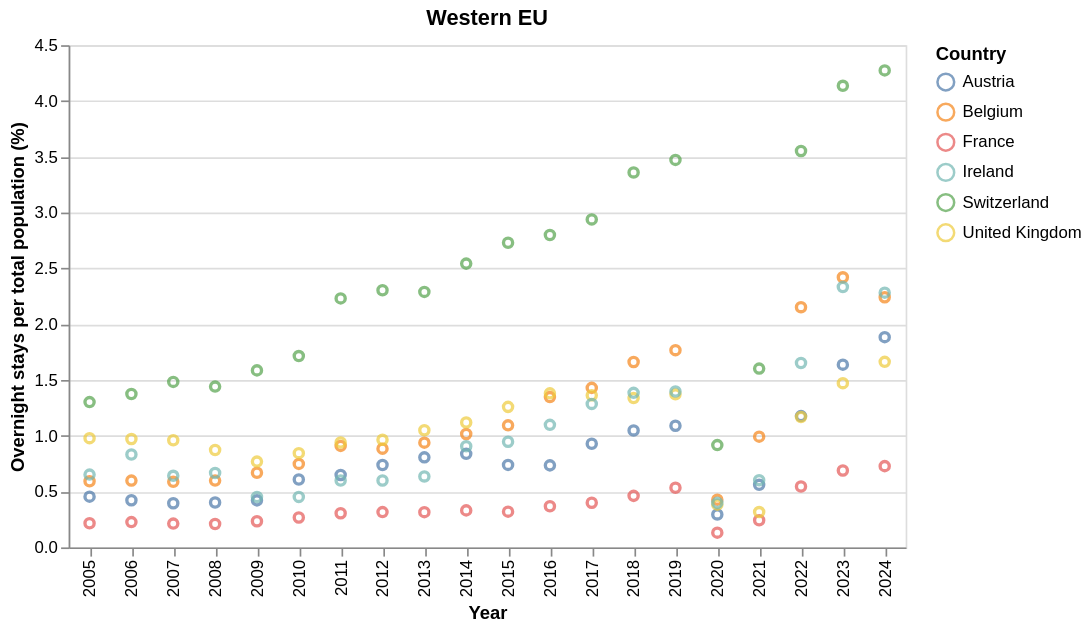

The code cell stored with this chart in its notebook:
### Markdown cell above
!["Big hitters"](../images/big_hitters.png)

### Code cell
charts['west_eu']

### Figure 1 — Vega-Lite specification as saved in the notebook (floating-point values rounded to 4 significant figures)
{"config": {"view": {"continuousWidth": 300, "continuousHeight": 300}, "scale": {"zero": true}}, "data": {"name": "data-068598a842f107fceb06db5ad212f891"}, "mark": {"type": "point", "tooltip": true}, "encoding": {"color": {"field": "country", "title": "Country", "type": "nominal"}, "x": {"field": "str_year", "title": "Year", "type": "nominal"}, "y": {"field": "scaled", "title": "Overnight stays per total population (%)", "type": "quantitative"}}, "title": "Western EU", "width": 500, "$schema": "https://vega.github.io/schema/vega-lite/v6.1.0.json", "datasets": {"data-068598a842f107fceb06db5ad212f891": [{"iso_code": "AUT", "year": 2005, "country": "Austria", "scaled": 0.4547, "str_year": "2005"}, {"iso_code": "AUT", "year": 2006, "country": "Austria", "scaled": 0.4224, "str_year": "2006"}, {"iso_code": "AUT", "year": 2007, "country": "Austria", "scaled": 0.3957, "str_year": "2007"}, {"iso_code": "AUT", "year": 2008, "country": "Austria", "scaled": 0.4026, "str_year": "2008"}, {"iso_code": "AUT", "year": 2009, "country": "Austria", "scaled": 0.4214, "str_year": "2009"}, {"iso_code": "AUT", "year": 2010, "country": "Austria", "scaled": 0.6087, "str_year": "2010"}, {"iso_code": "AUT", "year": 2011, "country": "Austria", "scaled": 0.6489, "str_year": "2011"}, {"iso_code": "AUT", "year": 2012, "country": "Austria", "scaled": 0.7386, "str_year": "2012"}, {"iso_code": "AUT", "year": 2013, "country": "Austria", "scaled": 0.8068, "str_year": "2013"}, {"iso_code": "AUT", "year": 2014, "country": "Austria", "scaled": 0.8385, "str_year": "2014"}, {"iso_code": "AUT", "year": 2015, "country": "Austria", "scaled": 0.7393, "str_year": "2015"}, {"iso_code": "AUT", "year": 2016, "country": "Austria", "scaled": 0.735, "str_year": "2016"}, {"iso_code": "AUT", "year": 2017, "country": "Austria", "scaled": 0.929, "str_year": "2017"}, {"iso_code": "AUT", "year": 2018, "country": "Austria", "scaled": 1.048, "str_year": "2018"}, {"iso_code": "AUT", "year": 2019, "country": "Austria", "scaled": 1.09, "str_year": "2019"}, {"iso_code": "AUT", "year": 2020, "country": "Austria", "scaled": 0.2952, "str_year": "2020"}, {"iso_code": "AUT", "year": 2021, "country": "Austria", "scaled": 0.5606, "str_year": "2021"}, {"iso_code": "AUT", "year": 2022, "country": "Austria", "scaled": 1.177, "str_year": "2022"}, {"iso_code": "AUT", "year": 2023, "country": "Austria", "scaled": 1.637, "str_year": "2023"}, {"iso_code": "AUT", "year": 2024, "country": "Austria", "scaled": 1.884, "str_year": "2024"}, {"iso_code": "BEL", "year": 2005, "country": "Belgium", "scaled": 0.5924, "str_year": "2005"}, {"iso_code": "BEL", "year": 2006, "country": "Belgium", "scaled": 0.5985, "str_year": "2006"}, {"iso_code": "BEL", "year": 2007, "country": "Belgium", "scaled": 0.5879, "str_year": "2007"}, {"iso_code": "BEL", "year": 2008, "country": "Belgium", "scaled": 0.5986, "str_year": "2008"}, {"iso_code": "BEL", "year": 2009, "country": "Belgium", "scaled": 0.6687, "str_year": "2009"}, {"iso_code": "BEL", "year": 2010, "country": "Belgium", "scaled": 0.7478, "str_year": "2010"}, {"iso_code": "BEL", "year": 2011, "country": "Belgium", "scaled": 0.9093, "str_year": "2011"}, {"iso_code": "BEL", "year": 2012, "country": "Belgium", "scaled": 0.8845, "str_year": "2012"}, {"iso_code": "BEL", "year": 2013, "country": "Belgium", "scaled": 0.9386, "str_year": "2013"}, {"iso_code": "BEL", "year": 2014, "country": "Belgium", "scaled": 1.016, "str_year": "2014"}, {"iso_code": "BEL", "year": 2015, "country": "Belgium", "scaled": 1.094, "str_year": "2015"}, {"iso_code": "BEL", "year": 2016, "country": "Belgium", "scaled": 1.347, "str_year": "2016"}, {"iso_code": "BEL", "year": 2017, "country": "Belgium", "scaled": 1.429, "str_year": "2017"}, {"iso_code": "BEL", "year": 2018, "country": "Belgium", "scaled": 1.661, "str_year": "2018"}, {"iso_code": "BEL", "year": 2019, "country": "Belgium", "scaled": 1.767, "str_year": "2019"}, {"iso_code": "BEL", "year": 2020, "country": "Belgium", "scaled": 0.4276, "str_year": "2020"}, {"iso_code": "BEL", "year": 2021, "country": "Belgium", "scaled": 0.9925, "str_year": "2021"}, {"iso_code": "BEL", "year": 2022, "country": "Belgium", "scaled": 2.152, "str_year": "2022"}, {"iso_code": "BEL", "year": 2023, "country": "Belgium", "scaled": 2.42, "str_year": "2023"}, {"iso_code": "BEL", "year": 2024, "country": "Belgium", "scaled": 2.241, "str_year": "2024"}, {"iso_code": "CHE", "year": 2005, "country": "Switzerland", "scaled": 1.302, "str_year": "2005"}, {"iso_code": "CHE", "year": 2006, "country": "Switzerland", "scaled": 1.375, "str_year": "2006"}, {"iso_code": "CHE", "year": 2007, "country": "Switzerland", "scaled": 1.483, "str_year": "2007"}, {"iso_code": "CHE", "year": 2008, "country": "Switzerland", "scaled": 1.441, "str_year": "2008"}, {"iso_code": "CHE", "year": 2009, "country": "Switzerland", "scaled": 1.586, "str_year": "2009"}, {"iso_code": "CHE", "year": 2010, "country": "Switzerland", "scaled": 1.715, "str_year": "2010"}, {"iso_code": "CHE", "year": 2011, "country": "Switzerland", "scaled": 2.231, "str_year": "2011"}, {"iso_code": "CHE", "year": 2012, "country": "Switzerland", "scaled": 2.304, "str_year": "2012"}, {"iso_code": "CHE", "year": 2013, "country": "Switzerland", "scaled": 2.289, "str_year": "2013"}, {"iso_code": "CHE", "year": 2014, "country": "Switzerland", "scaled": 2.543, "str_year": "2014"}, {"iso_code": "CHE", "year": 2015, "country": "Switzerland", "scaled": 2.73, "str_year": "2015"}, {"iso_code": "CHE", "year": 2016, "country": "Switzerland", "scaled": 2.799, "str_year": "2016"}, {"iso_code": "CHE", "year": 2017, "country": "Switzerland", "scaled": 2.939, "str_year": "2017"}, {"iso_code": "CHE", "year": 2018, "country": "Switzerland", "scaled": 3.36, "str_year": "2018"}, {"iso_code": "CHE", "year": 2019, "country": "Switzerland", "scaled": 3.472, "str_year": "2019"}, {"iso_code": "CHE", "year": 2020, "country": "Switzerland", "scaled": 0.917, "str_year": "2020"}, {"iso_code": "CHE", "year": 2021, "country": "Switzerland", "scaled": 1.602, "str_year": "2021"}, {"iso_code": "CHE", "year": 2022, "country": "Switzerland", "scaled": 3.552, "str_year": "2022"}, {"iso_code": "CHE", "year": 2023, "country": "Switzerland", "scaled": 4.136, "str_year": "2023"}, {"iso_code": "CHE", "year": 2024, "country": "Switzerland", "scaled": 4.274, "str_year": "2024"}, {"iso_code": "FRA", "year": 2005, "country": "France", "scaled": 0.2166, "str_year": "2005"}, {"iso_code": "FRA", "year": 2006, "country": "France", "scaled": 0.2267, "str_year": "2006"}, {"iso_code": "FRA", "year": 2007, "country": "France", "scaled": 0.2136, "str_year": "2007"}, {"iso_code": "FRA", "year": 2008, "country": "France", "scaled": 0.2099, "str_year": "2008"}, {"iso_code": "FRA", "year": 2009, "country": "France", "scaled": 0.2342, "str_year": "2009"}, {"iso_code": "FRA", "year": 2010, "country": "France", "scaled": 0.2679, "str_year": "2010"}, {"iso_code": "FRA", "year": 2011, "country": "France", "scaled": 0.3062, "str_year": "2011"}, {"iso_code": "FRA", "year": 2012, "country": "France", "scaled": 0.3162, "str_year": "2012"}, {"iso_code": "FRA", "year": 2013, "country": "France", "scaled": 0.3159, "str_year": "2013"}, {"iso_code": "FRA", "year": 2014, "country": "France", "scaled": 0.3317, "str_year": "2014"}, {"iso_code": "FRA", "year": 2015, "country": "France", "scaled": 0.3201, "str_year": "2015"}, {"iso_code": "FRA", "year": 2016, "country": "France", "scaled": 0.3689, "str_year": "2016"}, {"iso_code": "FRA", "year": 2017, "country": "France", "scaled": 0.4, "str_year": "2017"}, {"iso_code": "FRA", "year": 2018, "country": "France", "scaled": 0.4617, "str_year": "2018"}, {"iso_code": "FRA", "year": 2019, "country": "France", "scaled": 0.5345, "str_year": "2019"}, {"iso_code": "FRA", "year": 2020, "country": "France", "scaled": 0.132, "str_year": "2020"}, {"iso_code": "FRA", "year": 2021, "country": "France", "scaled": 0.2435, "str_year": "2021"}, {"iso_code": "FRA", "year": 2022, "country": "France", "scaled": 0.5456, "str_year": "2022"}, {"iso_code": "FRA", "year": 2023, "country": "France", "scaled": 0.6893, "str_year": "2023"}, {"iso_code": "FRA", "year": 2024, "country": "France", "scaled": 0.7282, "str_year": "2024"}, {"iso_code": "GBR", "year": 2005, "country": "United Kingdom", "scaled": 0.9788, "str_year": "2005"}, {"iso_code": "GBR", "year": 2006, "country": "United Kingdom", "scaled": 0.9712, "str_year": "2006"}, {"iso_code": "GBR", "year": 2007, "country": "United Kingdom", "scaled": 0.9602, "str_year": "2007"}, {"iso_code": "GBR", "year": 2008, "country": "United Kingdom", "scaled": 0.873, "str_year": "2008"}, {"iso_code": "GBR", "year": 2009, "country": "United Kingdom", "scaled": 0.7692, "str_year": "2009"}, {"iso_code": "GBR", "year": 2010, "country": "United Kingdom", "scaled": 0.8442, "str_year": "2010"}, {"iso_code": "GBR", "year": 2011, "country": "United Kingdom", "scaled": 0.9397, "str_year": "2011"}, {"iso_code": "GBR", "year": 2012, "country": "United Kingdom", "scaled": 0.9642, "str_year": "2012"}, {"iso_code": "GBR", "year": 2013, "country": "United Kingdom", "scaled": 1.05, "str_year": "2013"}, {"iso_code": "GBR", "year": 2014, "country": "United Kingdom", "scaled": 1.119, "str_year": "2014"}, {"iso_code": "GBR", "year": 2015, "country": "United Kingdom", "scaled": 1.259, "str_year": "2015"}, {"iso_code": "GBR", "year": 2016, "country": "United Kingdom", "scaled": 1.381, "str_year": "2016"}, {"iso_code": "GBR", "year": 2017, "country": "United Kingdom", "scaled": 1.363, "str_year": "2017"}, {"iso_code": "GBR", "year": 2018, "country": "United Kingdom", "scaled": 1.338, "str_year": "2018"}, {"iso_code": "GBR", "year": 2019, "country": "United Kingdom", "scaled": 1.372, "str_year": "2019"}, {"iso_code": "GBR", "year": 2020, "country": "United Kingdom", "scaled": 0.3829, "str_year": "2020"}, {"iso_code": "GBR", "year": 2021, "country": "United Kingdom", "scaled": 0.3168, "str_year": "2021"}, {"iso_code": "GBR", "year": 2022, "country": "United Kingdom", "scaled": 1.169, "str_year": "2022"}, {"iso_code": "GBR", "year": 2023, "country": "United Kingdom", "scaled": 1.472, "str_year": "2023"}, {"iso_code": "GBR", "year": 2024, "country": "United Kingdom", "scaled": 1.663, "str_year": "2024"}, {"iso_code": "IRL", "year": 2005, "country": "Ireland", "scaled": 0.6522, "str_year": "2005"}, {"iso_code": "IRL", "year": 2006, "country": "Ireland", "scaled": 0.8326, "str_year": "2006"}, {"iso_code": "IRL", "year": 2007, "country": "Ireland", "scaled": 0.6416, "str_year": "2007"}, {"iso_code": "IRL", "year": 2008, "country": "Ireland", "scaled": 0.6666, "str_year": "2008"}, {"iso_code": "IRL", "year": 2009, "country": "Ireland", "scaled": 0.4513, "str_year": "2009"}, {"iso_code": "IRL", "year": 2010, "country": "Ireland", "scaled": 0.4524, "str_year": "2010"}, {"iso_code": "IRL", "year": 2011, "country": "Ireland", "scaled": 0.5993, "str_year": "2011"}, {"iso_code": "IRL", "year": 2012, "country": "Ireland", "scaled": 0.5992, "str_year": "2012"}, {"iso_code": "IRL", "year": 2013, "country": "Ireland", "scaled": 0.6357, "str_year": "2013"}, {"iso_code": "IRL", "year": 2014, "country": "Ireland", "scaled": 0.9064, "str_year": "2014"}, {"iso_code": "IRL", "year": 2015, "country": "Ireland", "scaled": 0.9467, "str_year": "2015"}, {"iso_code": "IRL", "year": 2016, "country": "Ireland", "scaled": 1.098, "str_year": "2016"}, {"iso_code": "IRL", "year": 2017, "country": "Ireland", "scaled": 1.286, "str_year": "2017"}, {"iso_code": "IRL", "year": 2018, "country": "Ireland", "scaled": 1.385, "str_year": "2018"}, {"iso_code": "IRL", "year": 2019, "country": "Ireland", "scaled": 1.397, "str_year": "2019"}, {"iso_code": "IRL", "year": 2020, "country": "Ireland", "scaled": 0.3993, "str_year": "2020"}, {"iso_code": "IRL", "year": 2021, "country": "Ireland", "scaled": 0.6027, "str_year": "2021"}, {"iso_code": "IRL", "year": 2022, "country": "Ireland", "scaled": 1.653, "str_year": "2022"}, {"iso_code": "IRL", "year": 2023, "country": "Ireland", "scaled": 2.333, "str_year": "2023"}, {"iso_code": "IRL", "year": 2024, "country": "Ireland", "scaled": 2.282, "str_year": "2024"}]}}
